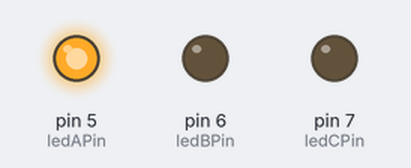
Recording of a sketch running on a simulated Arduino Uno, built with avr-gcc and run on an emulated ATmega328P. Parts: output pins drawn as LEDs (lit = HIGH).

Above: at 0.2 s.
At 0.7 s:
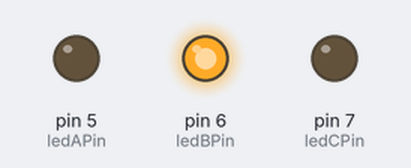
At 2.7 s:
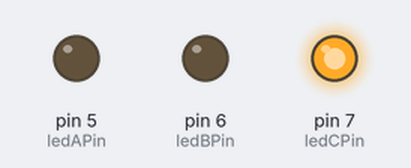
Timing chart, 0 to 3.5 s (numbered marks = the images above):
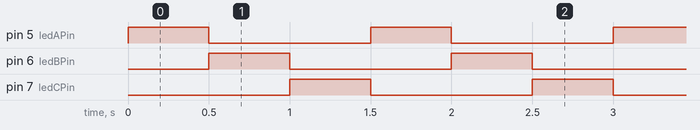

Measured:
- by itself, pin 5 (ledAPin), pin 6 (ledBPin), pin 7 (ledCPin): alternates HIGH for 0.50 s and LOW for 1.0 s
- by itself, everything shown: repeats every 1.5 s, in 3 steps

The sketch:

digital_inputs.ino
```cpp
/*
Adafruit Arduino - Lesson 6. Inputs
*/

int ledAPin = 5;
int ledBPin = 6;
int ledCPin = 7;
int buttonApin = 9;
int buttonBpin = 8;

byte leds = 0;

void setup()
{
  pinMode(ledAPin, OUTPUT);
  pinMode(ledBPin, OUTPUT);
  pinMode(ledCPin, OUTPUT);
  pinMode(buttonApin, INPUT_PULLUP);
  pinMode(buttonBpin, INPUT_PULLUP);
}

void loop()
{
  digitalWrite(ledCPin, LOW);
  digitalWrite(ledAPin, HIGH);
  delay(500);

  digitalWrite(ledAPin, LOW);
  digitalWrite(ledBPin, HIGH);
  delay(500);

  digitalWrite(ledBPin, LOW);
  digitalWrite(ledCPin, HIGH);
  delay(500);

//  if (digitalRead(buttonApin) == LOW)
//  {
//    digitalWrite(ledAPin, HIGH);
//    digitalWrite(ledBPin, LOW);
//    digitalWrite(ledCPin, LOW);
//  }
//  if (digitalRead(buttonBpin) == LOW)
//  {
//    digitalWrite(ledAPin, LOW);
//    digitalWrite(ledBPin, HIGH);
//    digitalWrite(ledCPin, HIGH);
//  }
}
```
